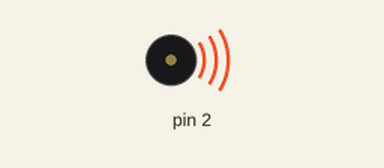
This sketch was run on a simulated Arduino Uno, built with avr-gcc and run on an emulated ATmega328P. Shown: buzzer (waves = sounding).

Above: at 0.5 s.
At 19.5 s:
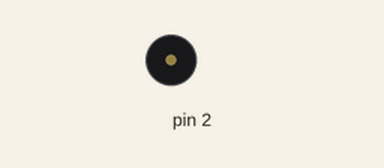
Timing chart, 0 to 20.2 s (numbered marks = the images above):
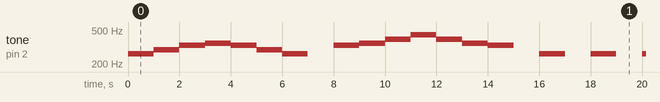

Measured:
- by itself, tone on pin 2: plays 262 Hz for 1.0 s, 294 Hz for 1.0 s, 330 Hz for 1.0 s, 349 Hz for 1.0 s, 330 Hz for 1.0 s, 294 Hz for 1.0 s … (102 notes in this stretch)

The sketch:

sketch_nov08e.ino
```cpp
/*かえるの歌*/

int melody[]={262,294,330,349,392,440,494,523};
int s=1000;
int i,j,k;
void setup() {
}

void loop() {
  tone(2,melody[0],s);
  delay(s);
  tone(2,melody[1],s);
  delay(s);
  tone(2,melody[2],s);
  delay(s);
  tone(2,melody[3],s);
  delay(s);
  tone(2,melody[2],s);
  delay(s);
  tone(2,melody[1],s);
  delay(s);
  tone(2,melody[0],s);
  delay(s*2);
  tone(2,melody[2],s);
  delay(s);
  tone(2,melody[3],s);
  delay(s);
  tone(2,melody[4],s);
  delay(s);
  tone(2,melody[5],s);
  delay(s);
  tone(2,melody[4],s);
  delay(s);
  tone(2,melody[3],s);
  delay(s);
  tone(2,melody[2],s);
  delay(s*2);
  for(i=0;i<4;i++){
    tone(2,melody[0],s);
    delay(s*2);
  }
  for(j=0;j<4;j++){
  tone(2,melody[j],s/2);
  delay(s/2);
  tone(2,melody[j],s/2);
  delay(s/2);
 }
 for(k=2;k>=0;k--){
  tone(2,melody[k],s);
  delay(s);
 }


}
```
